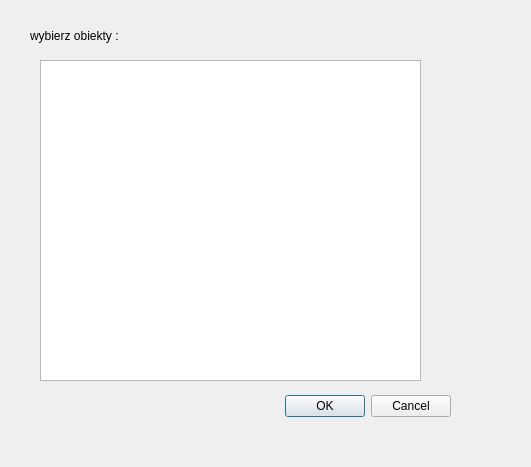
<?xml version="1.0" encoding="UTF-8"?>
<ui version="4.0">
 <class>Projekt2DialogBase</class>
 <widget class="QDialog" name="Projekt2DialogBase">
  <property name="geometry">
   <rect>
    <x>0</x>
    <y>0</y>
    <width>531</width>
    <height>467</height>
   </rect>
  </property>
  <property name="windowTitle">
   <string>projekt2</string>
  </property>
  <widget class="QDialogButtonBox" name="button_box">
   <property name="geometry">
    <rect>
     <x>110</x>
     <y>390</y>
     <width>341</width>
     <height>32</height>
    </rect>
   </property>
   <property name="orientation">
    <enum>Qt::Horizontal</enum>
   </property>
   <property name="standardButtons">
    <set>QDialogButtonBox::Cancel|QDialogButtonBox::Ok</set>
   </property>
  </widget>
  <widget class="QListWidget" name="punkty_lista">
   <property name="geometry">
    <rect>
     <x>40</x>
     <y>60</y>
     <width>381</width>
     <height>321</height>
    </rect>
   </property>
   <property name="selectionMode">
    <enum>QAbstractItemView::MultiSelection</enum>
   </property>
  </widget>
  <widget class="QLabel" name="label">
   <property name="geometry">
    <rect>
     <x>30</x>
     <y>10</y>
     <width>171</width>
     <height>51</height>
    </rect>
   </property>
   <property name="text">
    <string>wybierz obiekty :</string>
   </property>
  </widget>
 </widget>
 <resources/>
 <connections>
  <connection>
   <sender>button_box</sender>
   <signal>accepted()</signal>
   <receiver>Projekt2DialogBase</receiver>
   <slot>accept()</slot>
   <hints>
    <hint type="sourcelabel">
     <x>20</x>
     <y>20</y>
    </hint>
    <hint type="destinationlabel">
     <x>20</x>
     <y>20</y>
    </hint>
   </hints>
  </connection>
  <connection>
   <sender>button_box</sender>
   <signal>rejected()</signal>
   <receiver>Projekt2DialogBase</receiver>
   <slot>reject()</slot>
   <hints>
    <hint type="sourcelabel">
     <x>20</x>
     <y>20</y>
    </hint>
    <hint type="destinationlabel">
     <x>20</x>
     <y>20</y>
    </hint>
   </hints>
  </connection>
 </connections>
</ui>
